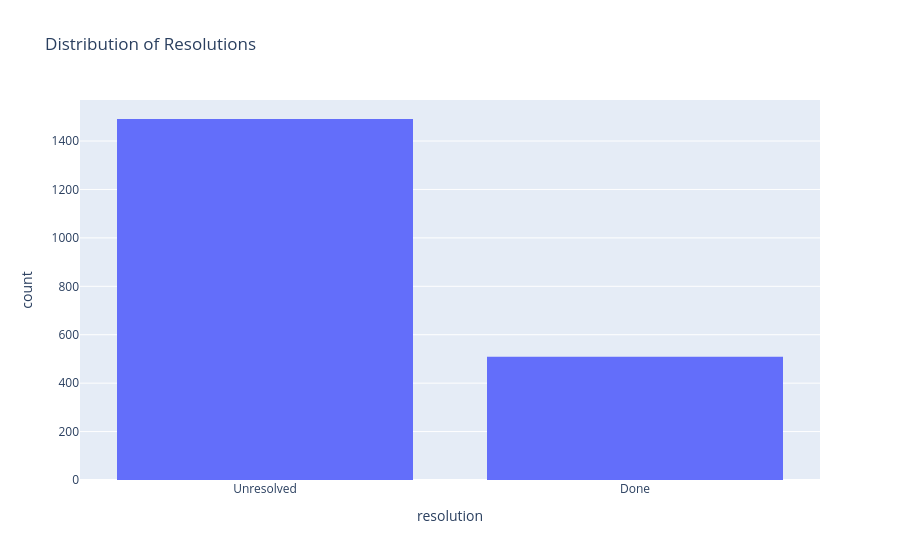

Notebook source saved alongside this figure:
### Code cell
# Distribution of Resolutions
fig_resolution = px.histogram(df, x='resolution', title='Distribution of Resolutions')
fig_resolution.show()

### Figure 1 — Plotly figure (JSON) as saved in the notebook; plotly's stock layout.template omitted (floating-point values rounded to 4 significant figures; data arrays with more than 128 entries replaced by an {"elided": "..."} marker saying what was removed)
{"data": [{"bingroup": "x", "hovertemplate": "resolution=%{x}<br>count=%{y}<extra></extra>", "legendgroup": "", "marker": {"color": "#636efa", "pattern": {"shape": ""}}, "name": "", "orientation": "v", "showlegend": false, "type": "histogram", "x": {"elided": "2000 str values"}, "xaxis": "x", "yaxis": "y"}], "layout": {"barmode": "relative", "legend": {"tracegroupgap": 0}, "title": {"text": "Distribution of Resolutions"}, "xaxis": {"anchor": "y", "domain": [0, 1], "title": {"text": "resolution"}}, "yaxis": {"anchor": "x", "domain": [0, 1], "title": {"text": "count"}}}}
